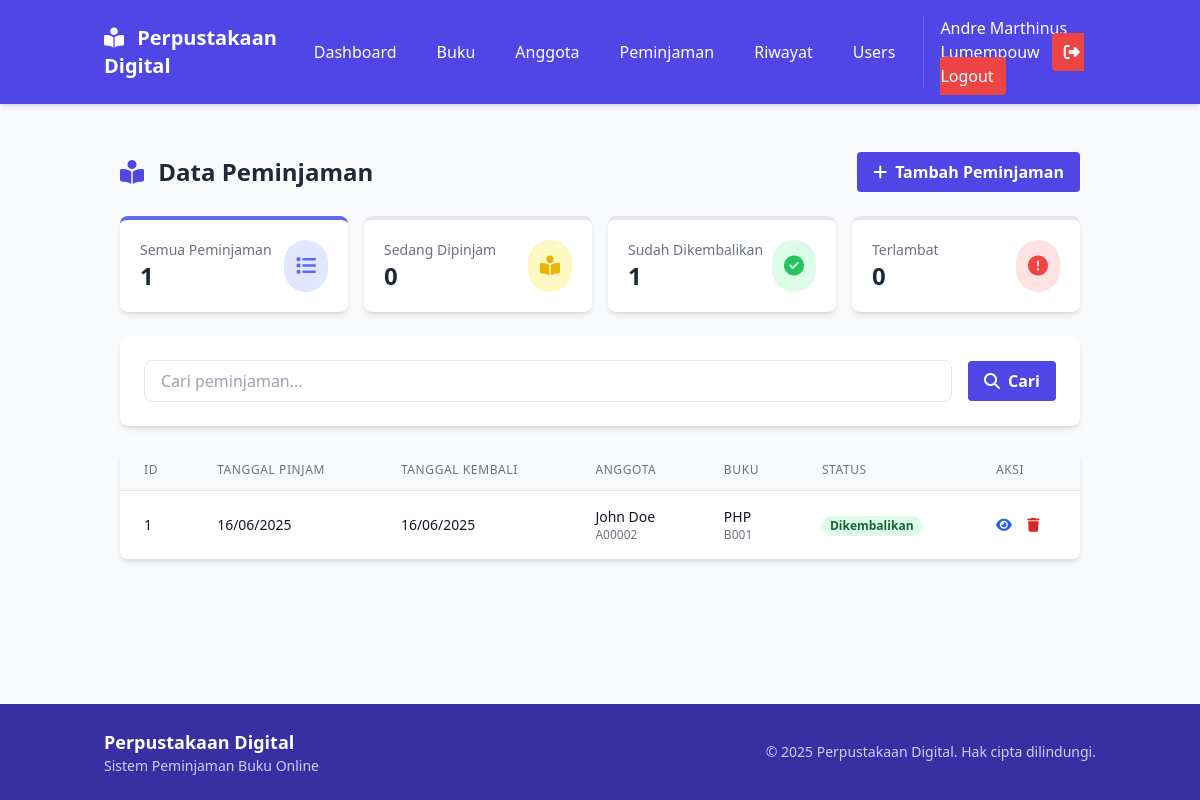
The page /pinjam/index.php (signed in) on the database its author committed.
### tables this page shows
CREATE TABLE `meminjam` (
  `id_pinjam` int(11) NOT NULL,
  `tgl_pinjam` date NOT NULL,
  `tgl_jatuh_tempo` date DEFAULT NULL,
  `tgl_kembali` date DEFAULT NULL,
  `keterangan` text DEFAULT NULL,
  `id_anggota` int(11) NOT NULL,
  `id_buku` int(11) NOT NULL,
  `status` enum('dipinjam','kembali','terlambat') NOT NULL
);

CREATE TABLE `anggota` (
  `id_anggota` int(11) NOT NULL,
  `kode_anggota` varchar(10) NOT NULL,
  `nama` varchar(100) NOT NULL,
  `alamat` text DEFAULT NULL,
  `no_telepon` varchar(15) DEFAULT NULL
);

CREATE TABLE `buku` (
  `id_buku` int(11) NOT NULL,
  `kode_buku` varchar(10) NOT NULL,
  `judul_buku` varchar(255) NOT NULL,
  `penulis` varchar(100) DEFAULT NULL,
  `penerbit` varchar(100) DEFAULT NULL,
  `tahun_terbit` year(4) DEFAULT NULL,
  `stok` int(11) DEFAULT NULL
);

### pinjam/index.php (the view, shortened to what this page needs)
<?php
require_once '../config/db.php';
$filter = isset($_GET['filter']) ? trim($_GET['filter']) : '';
$search = isset($_GET['search']) ? trim($_GET['search']) : '';
$page = isset($_GET['page']) ? (int)$_GET['page'] : 1;
$per_page = 10;
$offset = ($page - 1) * $per_page;
try {
    $sql = "SELECT m.*, a.nama as nama_anggota, a.kode_anggota,
            b.judul_buku, b.kode_buku
            FROM meminjam m
            JOIN anggota a ON m.id_anggota = a.id_anggota
            JOIN buku b ON m.id_buku = b.id_buku";
    $sql .= " ORDER BY m.tgl_pinjam DESC LIMIT :offset, :per_page";
    $stmt = $conn->prepare($sql);
    $stmt->bindParam(':offset', $offset, PDO::PARAM_INT);
    $stmt->bindParam(':per_page', $per_page, PDO::PARAM_INT);
    $stmt->execute();
    $loans = $stmt->fetchAll(PDO::FETCH_ASSOC);
    $status_counts_sql = "SELECT status, COUNT(*) as count FROM meminjam GROUP BY status";
    $status_counts_stmt = $conn->query($status_counts_sql);
    $status_counts = [];
    while($row = $status_counts_stmt->fetch(PDO::FETCH_ASSOC)) {
        $status_counts[$row['status']] = $row['count'];
    }
    $total_dipinjam = $status_counts['dipinjam'] ?? 0;
    $total_kembali = $status_counts['kembali'] ?? 0;
    $total_terlambat = $status_counts['terlambat'] ?? 0;
    $total_loans = $total_dipinjam + $total_kembali + $total_terlambat;
} catch(PDOException $e) {
    $error = "Error: " . $e->getMessage();
}
include '../templates/header.php';
?>
<div class="container mx-auto px-4 py-6">
    <div class="flex flex-col md:flex-row justify-between items-center mb-6">
        <h1 class="text-2xl font-bold text-gray-800">
            <i class="fas fa-book-reader mr-2 text-indigo-600"></i> Data Peminjaman
        </h1>
        <div class="mt-4 md:mt-0">
            <a href="tambah.php" class="bg-indigo-600 hover:bg-indigo-700 text-white font-bold py-2 px-4 rounded inline-flex items-center">
                <i class="fas fa-plus mr-2"></i> Tambah Peminjaman
            </a>
        </div>
    </div>
    <div class="grid grid-cols-1 sm:grid-cols-2 lg:grid-cols-4 gap-4 mb-6">
        <a href="index.php" class="block">
            <div class="bg-white rounded-lg shadow-md p-5 border-t-4 <?= empty($filter) ? 'border-indigo-500' : 'border-gray-200' ?> hover:shadow-lg transition duration-300">
                <div class="flex justify-between">
                    <div>
                        <h3 class="text-gray-500 text-sm">Semua Peminjaman</h3>
                        <p class="text-2xl font-bold text-gray-800"><?= $total_loans ?></p>
                    </div>
                    <div class="rounded-full bg-indigo-100 p-3">
                        <i class="fas fa-list text-indigo-500 text-xl"></i>
                    </div>
                </div>
            </div>
        </a>
        <a href="?filter=dipinjam<?= !empty($search) ? '&search=' . urlencode($search) : '' ?>" class="block">
            <div class="bg-white rounded-lg shadow-md p-5 border-t-4 <?= $filter === 'dipinjam' ? 'border-yellow-500' : 'border-gray-200' ?> hover:shadow-lg transition duration-300">
                <div class="flex justify-between">
                    <div>
                        <h3 class="text-gray-500 text-sm">Sedang Dipinjam</h3>
                        <p class="text-2xl font-bold text-gray-800"><?= $total_dipinjam ?></p>
                    </div>
                    <div class="rounded-full bg-yellow-100 p-3">
                        <i class="fas fa-book-reader text-yellow-500 text-xl"></i>
                    </div>
                </div>
            </div>
        </a>
        <a href="?filter=kembali<?= !empty($search) ? '&search=' . urlencode($search) : '' ?>" class="block">
            <div class="bg-white rounded-lg shadow-md p-5 border-t-4 <?= $filter === 'kembali' ? 'border-green-500' : 'border-gray-200' ?> hover:shadow-lg transition duration-300">
                <div class="flex justify-between">
                    <div>
                        <h3 class="text-gray-500 text-sm">Sudah Dikembalikan</h3>
                        <p class="text-2xl font-bold text-gray-800"><?= $total_kembali ?></p>
                    </div>
                    <div class="rounded-full bg-green-100 p-3">
                        <i class="fas fa-check-circle text-green-500 text-xl"></i>
                    </div>
                </div>
            </div>
        </a>
        <a href="?filter=terlambat<?= !empty($search) ? '&search=' . urlencode($search) : '' ?>" class="block">
            <div class="bg-white rounded-lg shadow-md p-5 border-t-4 <?= $filter === 'terlambat' ? 'border-red-500' : 'border-gray-200' ?> hover:shadow-lg transition duration-300">
                <div class="flex justify-between">
                    <div>
                        <h3 class="text-gray-500 text-sm">Terlambat</h3>
                        <p class="text-2xl font-bold text-gray-800"><?= $total_terlambat ?></p>
                    </div>
                    <div class="rounded-full bg-red-100 p-3">
                        <i class="fas fa-exclamation-circle text-red-500 text-xl"></i>
                    </div>
                </div>
            </div>
        </a>
    </div>
    <div class="bg-white rounded-lg shadow-md p-6 mb-6">
        <form action="" method="GET" class="flex flex-col md:flex-row md:items-center">
            <div class="flex-grow mr-0 md:mr-4 mb-4 md:mb-0">
                <div class="relative">
                    <input type="text" name="search" value="<?= htmlspecialchars($search) ?>" placeholder="Cari peminjaman..." class="w-full px-4 py-2 border rounded-lg focus:outline-none focus:ring-2 focus:ring-indigo-500">
                </div>
            </div>
            <button type="submit" class="bg-indigo-600 hover:bg-indigo-700 text-white font-bold py-2 px-4 rounded inline-flex items-center">
                <i class="fas fa-search mr-2"></i> Cari
            </button>
        </form>
    </div>
    <div class="bg-white rounded-lg shadow-md overflow-hidden">
        <div class="overflow-x-auto">
            <table class="min-w-full divide-y divide-gray-200">
                <thead>
                    <tr class="bg-gray-50">
                        <th class="px-6 py-3 text-left text-xs font-medium text-gray-500 uppercase tracking-wider">ID</th>
                        <th class="px-6 py-3 text-left text-xs font-medium text-gray-500 uppercase tracking-wider">Tanggal Pinjam</th>
                        <th class="px-6 py-3 text-left text-xs font-medium text-gray-500 uppercase tracking-wider">Tanggal Kembali</th>
                        <th class="px-6 py-3 text-left text-xs font-medium text-gray-500 uppercase tracking-wider">Anggota</th>
                        <th class="px-6 py-3 text-left text-xs font-medium text-gray-500 uppercase tracking-wider">Buku</th>
                        <th class="px-6 py-3 text-left text-xs font-medium text-gray-500 uppercase tracking-wider">Status</th>
                        <th class="px-6 py-3 text-left text-xs font-medium text-gray-500 uppercase tracking-wider">Aksi</th>
                    </tr>
                </thead>
                <tbody class="bg-white divide-y divide-gray-200">
                    <?php if(count($loans) > 0): ?>
                        <?php foreach($loans as $loan): ?>
                            <tr class="hover:bg-gray-50">
                                <td class="px-6 py-4 whitespace-nowrap text-sm text-gray-900">
                                    <?= $loan['id_pinjam'] ?>
                                </td>
                                <td class="px-6 py-4 whitespace-nowrap text-sm text-gray-900">
                                    <?= date('d/m/Y', strtotime($loan['tgl_pinjam'])) ?>
                                </td>
                                <td class="px-6 py-4 whitespace-nowrap text-sm text-gray-900">
                                    <?= $loan['tgl_kembali'] ? date('d/m/Y', strtotime($loan['tgl_kembali'])) : '-' ?>
                                </td>
                                <td class="px-6 py-4 whitespace-nowrap text-sm text-gray-900">
                                    <div><?= htmlspecialchars($loan['nama_anggota']) ?></div>
                                    <div class="text-xs text-gray-500"><?= htmlspecialchars($loan['kode_anggota']) ?></div>
                                </td>
                                <td class="px-6 py-4 text-sm text-gray-900">
                                    <div><?= htmlspecialchars($loan['judul_buku']) ?></div>
                                    <div class="text-xs text-gray-500"><?= htmlspecialchars($loan['kode_buku']) ?></div>
                                </td>
                                <td class="px-6 py-4 whitespace-nowrap text-sm font-medium">
                                    <?php if($loan['status'] == 'dipinjam'): ?>
                                        <span class="px-2 inline-flex text-xs leading-5 font-semibold rounded-full bg-yellow-100 text-yellow-800">
                                            Dipinjam
                                        </span>
                                    <?php elseif($loan['status'] == 'kembali'): ?>
                                        <span class="px-2 inline-flex text-xs leading-5 font-semibold rounded-full bg-green-100 text-green-800">
                                            Dikembalikan
                                        </span>
                                    <?php else: ?>
                                        <span class="px-2 inline-flex text-xs leading-5 font-semibold rounded-full bg-red-100 text-red-800">
                                            Terlambat
                                        </span>
                                    <?php endif; ?>
                                </td>
                                <td class="px-6 py-4 whitespace-nowrap text-sm font-medium">
                                    <a href="detail.php?id=<?= $loan['id_pinjam'] ?>" class="text-blue-600 hover:text-blue-900 mr-3">
                                        <i class="fas fa-eye"></i>
                                    </a>
                                    <a href="javascript:void(0);" onclick="confirmDelete(<?= $loan['id_pinjam'] ?>)" class="text-red-600 hover:text-red-900">
                                        <i class="fas fa-trash"></i>
                                    </a>
                                </td>
                            </tr>
                        <?php endforeach; ?>
                    <?php endif; ?>
                </tbody>
            </table>
        </div>
    </div>
</div>
<?php include '../templates/footer.php'; ?>

### css/style.css (style rules this page uses)
.transition { transition: all 0.3s ease; }

### rows shown on the page
meminjam: id_pinjam "1", tgl_pinjam "16/06/2025", tgl_kembali "16/06/2025", id_anggota.nama "John Doe", id_anggota.kode_anggota "A00002", id_buku.judul_buku "PHP", id_buku.kode_buku "B001", status "Dikembalikan"

### other values the page prints
$_SESSION['nama'] "Andre Marthinus Lumempouw"
$total_loans "1"
$total_dipinjam "0"
$total_kembali "1"
$total_terlambat "0"
